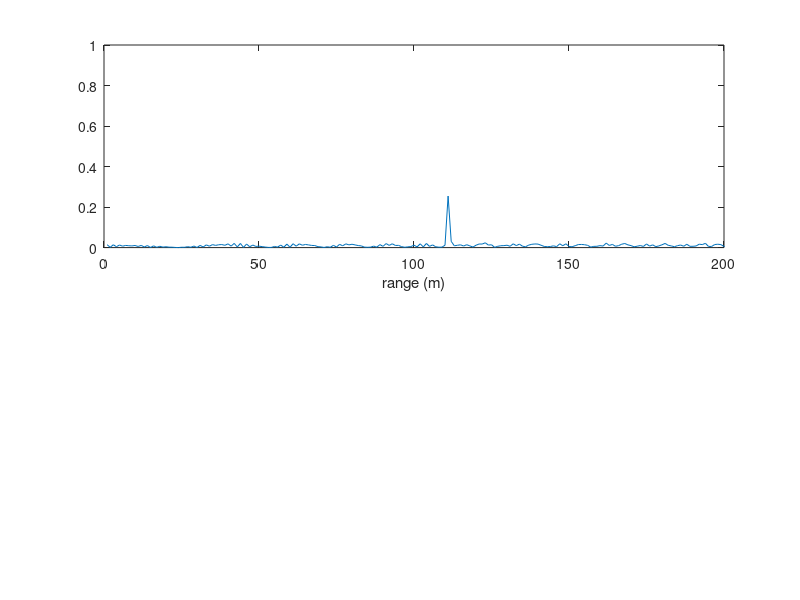
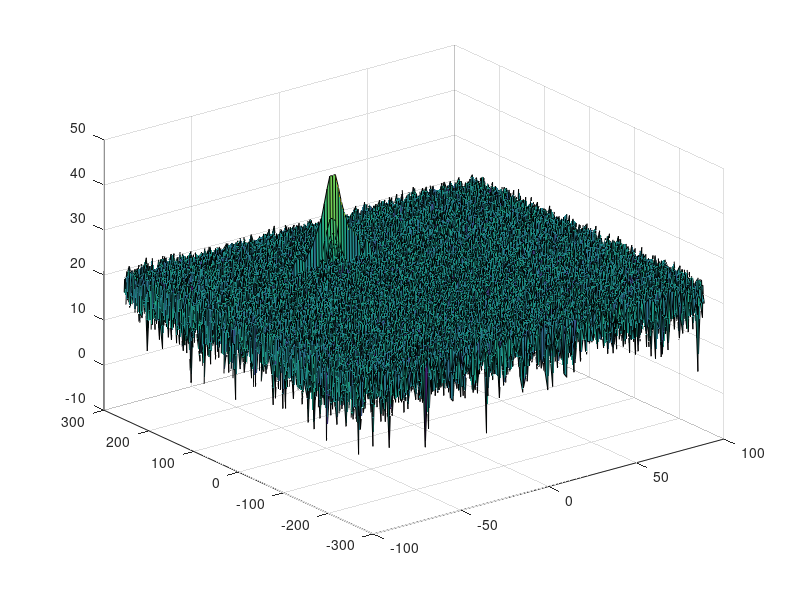
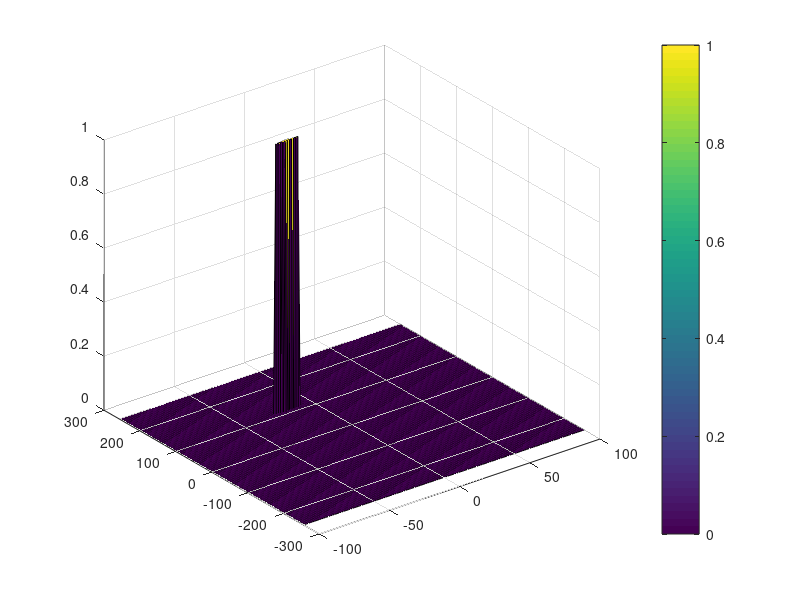

Write MATLAB code to recreate these figures, in order.
clear all
close all;
clc;

%% Radar Specifications 
%%%%%%%%%%%%%%%%%%%%%%%%%%%
% Frequency of operation = 77GHz
% Max Range = 200m
% Range Resolution = 1 m
% Max Velocity = 100 m/s
%%%%%%%%%%%%%%%%%%%%%%%%%%%

f_c = 77e9;
max_range = 200;
range_res = 1;
c = 3e8;  % speed of light = 3e8
%% User Defined Range and Velocity of target
% *%TODO* :
% define the target's initial position and velocity. Note : Velocity remains contant
inital_target_pos = 110;
target_vel = -20;
 


%% FMCW Waveform Generation

% *%TODO* :
%Design the FMCW waveform by giving the specs of each of its parameters.
% Calculate the Bandwidth (B), Chirp Time (Tchirp) and Slope (slope) of the FMCW chirp using the requirements above.
Bchirp = c / (2 * range_res);
Tchirp = 5.5 * (2 * max_range) / c;
chrip_slope = Bchirp / Tchirp;

%Operating carrier frequency of Radar 
fc= 77e9;             %carrier freq

                                                          
%The number of chirps in one sequence. 
% Its ideal to have 2^ value for the ease of running the FFT for Doppler Estimation. 
Nd=128;                   % #of doppler cells OR #of sent periods % number of chirps

%The number of samples on each chirp. 
Nr=1024;                  %for length of time OR # of range cells

% Timestamp for running the displacement scenario for every sample on each chirp
t=linspace(0,Nd*Tchirp,Nr*Nd); %total time for samples


%Creating the vectors for Tx, Rx and Mix based on the total samples input.
Tx=zeros(1,length(t)); %transmitted signal
Rx=zeros(1,length(t)); %received signal
Mix = zeros(1,length(t)); %beat signal

%Similar vectors for range_covered and time delay.
r_t=zeros(1,length(t));
td=zeros(1,length(t));


%% Signal generation and Moving Target simulation
% Running the radar scenario over the time. 

for i=1:length(t)         
    
    % *%TODO* :
    %For each time stamp update the Range of the Target for constant velocity. 
    r_t(i) = inital_target_pos + t(i) * target_vel;
    td(i) = 2 * r_t(i) / c;
    
    % *%TODO* :
    %For each time sample we need update the transmitted and received signal. 
    Tx(i) = cos(2 * pi * (f_c * t(i) + chrip_slope * t(i)^2 / 2));
    Rx(i) = cos(2 * pi * (f_c * (t(i) - td(i)) + chrip_slope * (t(i) - td(i))^2 / 2));
    
    % *%TODO* :
    %Now by mixing the Transmit and Receive generate the beat signal
    %This is done by element wise matrix multiplication of Transmit and Receiver Signal
    Mix(i) = Tx(i) * Rx(i);
    
end

%% RANGE MEASUREMENT


 % *%TODO* :
%reshape the vector into Nr*Nd array. 
% Nr and Nd here would also define the size of Range and Doppler FFT respectively.
Mix = reshape(Mix, [Nr, Nd]);

 % *%TODO* :
%run the FFT on the beat signal along the range bins dimension (Nr) and normalize.
sig_fft1 = fft(Mix) / Nr;

 % *%TODO* :
% Take the absolute value of FFT output
sig_fft1 = abs(sig_fft1);

 % *%TODO* :
% Output of FFT is double sided signal, but we are interested in only one side of the spectrum.
% Hence we throw out half of the samples.
sig_fft1 = sig_fft1(1:Nr/2 + 1);


%plotting the range
figure ('Name','Range from First FFT')
subplot(2,1,1)

 % *%TODO* :
 % plot FFT output 
 plot(sig_fft1)
 xlabel('range (m)')

axis ([0 200 0 1]);



%% RANGE DOPPLER RESPONSE
% The 2D FFT implementation is already provided here. This will run a 2DFFT
% on the mixed signal (beat signal) output and generate a range doppler
% map.You will implement CFAR on the generated RDM


% Range Doppler Map Generation.

% The output of the 2D FFT is an image that has reponse in the range and
% doppler FFT bins. So, it is important to convert the axis from bin sizes
% to range and doppler based on their Max values.

Mix=reshape(Mix,[Nr,Nd]);

% 2D FFT using the FFT size for both dimensions.
sig_fft2 = fft2(Mix,Nr,Nd);

% Taking just one side of signal from Range dimension.
sig_fft2 = sig_fft2(1:Nr/2,1:Nd);
sig_fft2 = fftshift (sig_fft2);
RDM = abs(sig_fft2);
RDM = 10*log10(RDM) ;

%use the surf function to plot the output of 2DFFT and to show axis in both
%dimensions
doppler_axis = linspace(-100,100,Nd);
range_axis = linspace(-200,200,Nr/2)*((Nr/2)/400);
figure,surf(doppler_axis,range_axis,RDM);

%% CFAR implementation

%Slide Window through the complete Range Doppler Map

% *%TODO* :
%Select the number of Training Cells in both the dimensions.
Tr = 8;
Td = 8;

% *%TODO* :
%Select the number of Guard Cells in both dimensions around the Cell under 
%test (CUT) for accurate estimation
Gr = 4;
Gd = 4;

% *%TODO* :
% offset the threshold by SNR value in dB
offset = 6;

% *%TODO* :
%Create a vector to store noise_level for each iteration on training cells

% *%TODO* :
%design a loop such that it slides the CUT across range doppler map by
%giving margins at the edges for Training and Guard Cells.
%For every iteration sum the signal level within all the training
%cells. To sum convert the value from logarithmic to linear using db2pow
%function. Average the summed values for all of the training
%cells used. After averaging convert it back to logarithimic using pow2db.
%Further add the offset to it to determine the threshold. Next, compare the
%signal under CUT with this threshold. If the CUT level > threshold assign
%it a value of 1, else equate it to 0.

% Use RDM[x,y] as the matrix from the output of 2D FFT for implementing CFAR

train_cols = 2 * (Tr + Gr) + 1;
train_rows = 2 * (Td + Gd) + 1;
guard_cols = 2 * Gr + 1;
guard_rows = 2 * Gd + 1;
num_train_cells = train_cols * train_rows - guard_cols * guard_rows;

RDM_pow = db2pow(RDM);
RDM_pow_integral = integralImage(RDM_pow);

% To efficiently generate the sum of values in a rectangular areas, I use the integral image.
% https://en.wikipedia.org/wiki/Summed-area_table
sum_trains = RDM_pow_integral(train_cols+1:end, train_rows+1:end) + RDM_pow_integral(1:end-train_cols, 1:end-train_rows) ...
             - RDM_pow_integral(train_cols+1:end, 1:end-train_rows) - RDM_pow_integral(1:end-train_cols, train_rows+1:end);
sum_guards = RDM_pow_integral(guard_cols+1:end, guard_rows+1:end) + RDM_pow_integral(1:end-guard_cols, 1:end-guard_rows) ...
            - RDM_pow_integral(guard_cols+1:end, 1:end-guard_rows) - RDM_pow_integral(1:end-guard_cols, guard_rows+1:end);
sum_guards = sum_guards(1+Tr:end-Tr, 1+Td:end-Td);

noise_level = (sum_trains - sum_guards) / num_train_cells;
noise_level = pow2db(noise_level) + offset;


% *%TODO* :
% The process above will generate a thresholded block, which is smaller 
%than the Range Doppler Map as the CUT cannot be located at the edges of
%matrix. Hence,few cells will not be thresholded. To keep the map size same
% set those values to 0. 

% I give infinite threshold to the edges in order to suppress signal_cfar at the edges.
noise_level_padded = padarray(noise_level, [Tr+Gr, Td+Gd], inf, 'both');
signal_cfar = double(RDM > noise_level_padded);


% *%TODO* :
%display the CFAR output using the Surf function like we did for Range
%Doppler Response output.
figure, surf(doppler_axis, range_axis, signal_cfar);
colorbar;
